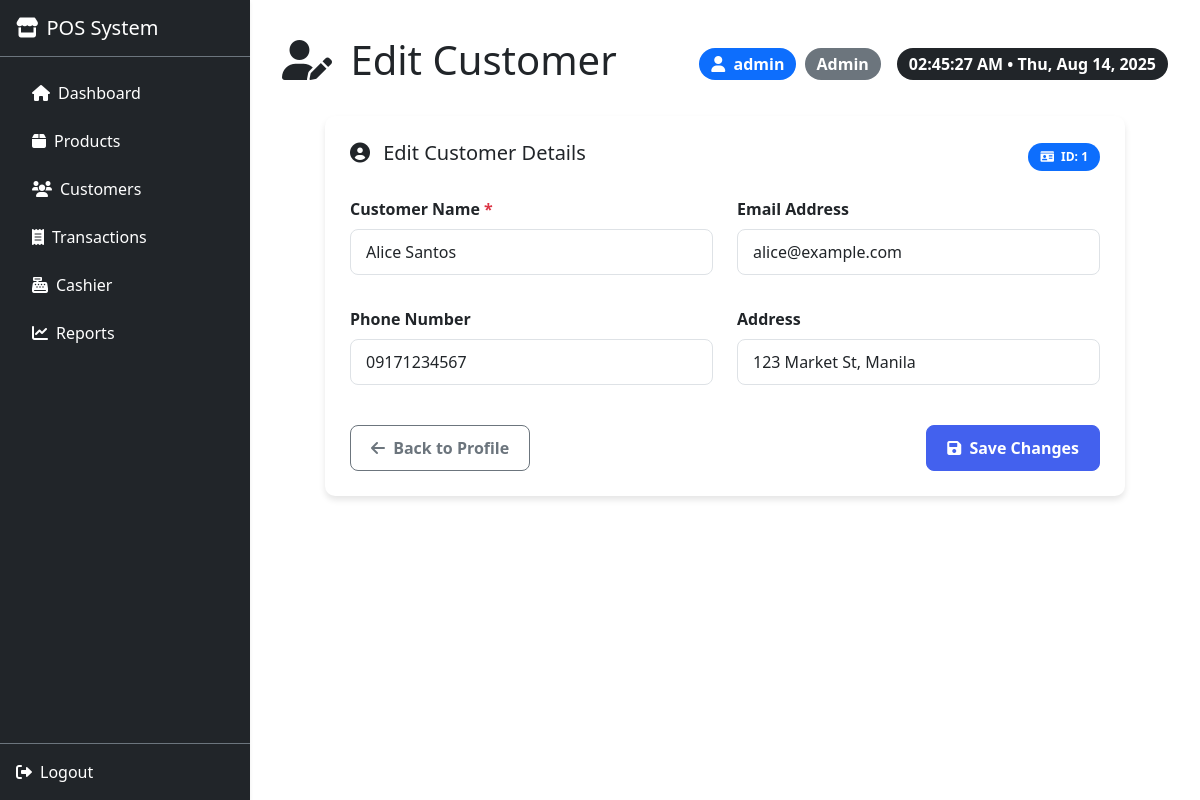
The page /edit_customer.php?id=1 (signed in) on the database its author committed.
### tables this page shows
CREATE TABLE `customers` (
  `CustomerID` int(11) NOT NULL,
  `CustomerName` varchar(100) NOT NULL,
  `Email` varchar(100) DEFAULT NULL,
  `Phone` varchar(20) DEFAULT NULL,
  `Address` text DEFAULT NULL,
  `CreditLimit` decimal(10,2) DEFAULT 0.00,
  `Balance` decimal(10,2) DEFAULT 0.00,
  `Notes` text DEFAULT NULL,
  `CreatedAt` timestamp NOT NULL DEFAULT current_timestamp(),
  `UpdatedAt` timestamp NOT NULL DEFAULT current_timestamp() ON UPDATE current_timestamp()
);

### edit_customer.php (the view, shortened to what this page needs)
<?php
require 'db.php';
$customerID = filter_input(INPUT_GET, 'id', FILTER_VALIDATE_INT);
$customer = [];
try {
    $stmt = $conn->prepare("
        SELECT
            CustomerID,
            CustomerName,
            Email,
            Phone,
            Address,
            CreatedAt
        FROM Customers
        WHERE CustomerID = ?
        LIMIT 1
    ");
    $stmt->execute([$customerID]);
    $customer = $stmt->fetch(PDO::FETCH_ASSOC);
} catch (PDOException $e) {
    error_log("Database error: " . $e->getMessage());
    $_SESSION['error'] = "Error loading customer data";
    header('Location: customers.php');
    exit();
} catch (Exception $e) {
    $_SESSION['error'] = $e->getMessage();
    header('Location: customers.php');
    exit();
}
?>
<!DOCTYPE html>
<html lang="en">
<head>
    <link href="https://cdn.jsdelivr.net/npm/bootstrap@5.3.0/dist/css/bootstrap.min.css" rel="stylesheet">
    <link href="https://cdnjs.cloudflare.com/ajax/libs/font-awesome/6.0.0-beta3/css/all.min.css" rel="stylesheet">
</head>
<body>
    <div class="sidebar bg-dark text-white" id="sidebar">
        <?php include 'sidebar.php'; ?>
    </div>
    <div class="main-content" id="mainContent">
        <div class="container-fluid py-3">
            <div class="d-flex flex-wrap justify-content-between align-items-center mb-4 gap-2">
                <h1><i class="fas fa-user-edit me-2"></i> Edit Customer</h1>
                <div class="d-flex align-items-center">
                    <div class="me-3">
                        <span class="badge bg-primary fs-6">
                            <i class="fas fa-user me-1"></i> <?= htmlspecialchars($_SESSION['username'] ?? 'User') ?>
                        </span>
                        <span class="badge bg-secondary fs-6 ms-1">
                            <?= htmlspecialchars(ucfirst($_SESSION['role'] ?? 'Role')) ?>
                        </span>
                    </div>
                    <div id="current-time" class="badge bg-dark fs-6"></div>
                </div>
            </div>
            <div class="edit-container">
                <div class="edit-card">
                    <div class="d-flex justify-content-between align-items-center mb-4">
                        <h5><i class="fas fa-user-circle me-2"></i> Edit Customer Details</h5>
                        <span class="badge bg-primary">
                            <i class="fas fa-id-card me-1"></i> ID: <?= $customerID ?>
                        </span>
                    </div>
                    <form method="POST" action="edit_customer.php?id=<?= $customerID ?>">
                        <div class="row mb-3">
                            <div class="col-md-6 mb-3">
                                <label for="name" class="form-label">Customer Name <span class="text-danger">*</span></label>
                                <input type="text" class="form-control" id="name" name="name"
                                       value="<?= htmlspecialchars($customer['CustomerName']) ?>" required>
                            </div>
                            <div class="col-md-6 mb-3">
                                <label for="email" class="form-label">Email Address</label>
                                <input type="email" class="form-control" id="email" name="email"
                                       value="<?= htmlspecialchars($customer['Email'] ?? '') ?>">
                            </div>
                        </div>
                        <div class="row mb-3">
                            <div class="col-md-6 mb-3">
                                <label for="phone" class="form-label">Phone Number</label>
                                <input type="tel" class="form-control" id="phone" name="phone"
                                       value="<?= htmlspecialchars($customer['Phone'] ?? '') ?>">
                            </div>
                            <div class="col-md-6 mb-3">
                                <label for="address" class="form-label">Address</label>
                                <input type="text" class="form-control" id="address" name="address"
                                       value="<?= htmlspecialchars($customer['Address'] ?? '') ?>">
                            </div>
                        </div>
                        <div class="d-flex justify-content-between mt-4">
                            <a href="customer_profile.php?id=<?= $customerID ?>" class="btn btn-outline-secondary">
                                <i class="fas fa-arrow-left me-1"></i> Back to Profile
                            </a>
                            <button type="submit" class="btn btn-primary">
                                <i class="fas fa-save me-1"></i> Save Changes
                            </button>
                        </div>
                    </form>
                </div>
            </div>
        </div>
    </div>
</body>
</html>

### edit_customer.php (style rules this page uses)
:root { --primary-color: #4361ee; --secondary-color: #3f37c9; --accent-color: #4895ef; --success-color: #4cc9f0; --danger-color: #f72585; --light-color: #f8f9fa; --dark-color: #212529; }
body { display: flex; min-height: 100vh; overflow-x: hidden; }
.sidebar { width: 250px; min-height: 100vh; transition: all 0.3s; z-index: 1000; }
.main-content { flex: 1; padding: 20px; transition: all 0.3s; }
.edit-container { max-width: 800px; margin: 0 auto; }
.edit-card { background: white; border-radius: 10px; box-shadow: 0 4px 6px rgba(0,0,0,0.1); padding: 25px; margin-top: 20px; }
.form-label { font-weight: 600; color: var(--dark-color); }
.form-control { border-radius: 8px; padding: 10px 15px; border: 1px solid #dee2e6; transition: all 0.3s; }
.btn-primary { background-color: var(--primary-color); border-color: var(--primary-color); border-radius: 8px; padding: 10px 20px; font-weight: 600; transition: all 0.2s; }
.btn-outline-secondary { border-radius: 8px; padding: 10px 20px; font-weight: 600; transition: all 0.2s; }
.badge { font-weight: 600; padding: 8px 12px; border-radius: 20px; }

### rows shown on the page
customers: name "Alice Santos", email "alice@example.com", phone "09171234567", address "123 Market St, Manila"

### other values the page prints
$_SESSION['username'] "admin"
$_SESSION['role'] "Admin"
$customerID "1"
